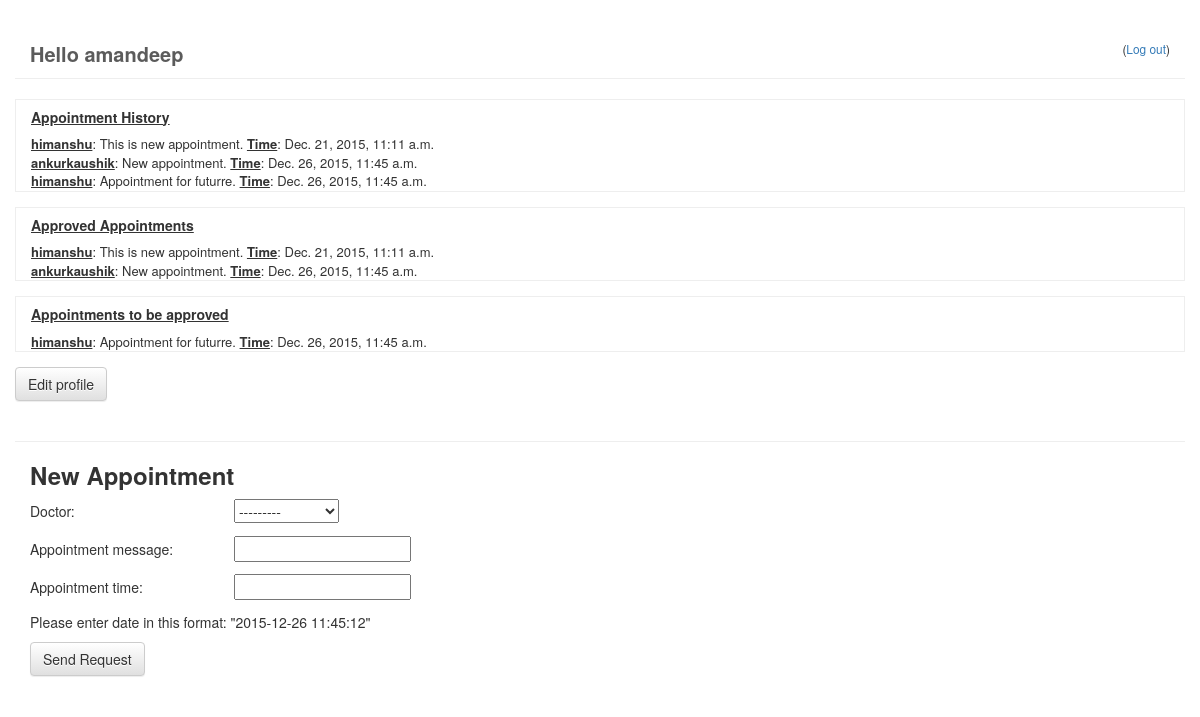
Page /patient/ (signed in) on the committed database.
### doctor/models.py (models this page shows, shortened)
class Appointment(models.Model):
    doctor = models.ForeignKey(Doctor, related_name='doctor_dropdown')
    patient = models.ForeignKey(Account)
    appointment_message = models.CharField(max_length=500)
    appointment_time = models.DateTimeField(
            blank=True, null=True)
    approved_status = models.CharField(max_length=8, default='pending', editable=True)
    request_date = models.DateTimeField(
            blank=True, null=True)

class Doctor(models.Model):
    name = models.OneToOneField(Account)
    specialities = models.ManyToManyField(Speciality)
    def __str__(self):
        return str(self.name)

class Account(models.Model):
    user = models.OneToOneField(User)
    first_name = models.CharField(max_length=50)
    last_name = models.CharField(max_length=50)
    address = models.CharField(max_length=200)
    email = models.EmailField()
    def __str__(self):
        return self.user.username

### doctor/views.py (the view)
# urls.py: url(r'^patient/$', 'doctor.views.patient', name='patient_page'),
@login_required
def patient(request):
    user = str(request.user)
    user_object = User.objects.get(username = user)
    account_object = Account.objects.get(user = user_object)
    appointment_history = Appointment.objects.filter(patient=account_object)
    approved_appointments = Appointment.objects.filter(patient=account_object, approved_status='approved')
    fo = str(timezone.now())[:19]
    pending_appointments = Appointment.objects.filter(patient=account_object, approved_status='pending', appointment_time__gte=fo)
    if request.method == "POST":
       form = AppointmentForm(request.POST)
       if form.is_valid():
           post = form.save(commit=False)
           post.patient = account_object
           post.request_date = timezone.now()
           post.save()
           return HttpResponseRedirect('/')
    else:
        form = AppointmentForm()
    return render(request, 'patient.html', {'form': form, 'appointment_history': appointment_history, 'approved_appointments': approved_appointments,  'pending_appointments': pending_appointments})

### doctor/forms.py
class AppointmentForm(forms.ModelForm):
    appointment_time = forms.DateTimeField(input_formats=['%Y-%m-%d %H:%M:%S'])
    class Meta:
        model = Appointment
        fields = ('doctor', 'appointment_message', 'appointment_time')

### doctor/templates/patient.html
{% extends 'base.html' %}
{% block content %}
<div id="patient-page" class="container-fluid">
  <div class="container appointment-history">
    <h5><b><u>Appointment History</u></b></h5>
    {% for appointment in appointment_history %}
      <div class="appointment">
        <b><u>{{ appointment.doctor }}</u></b>: {{ appointment.appointment_message }}. <b><u>Time</u></b>: {{ appointment.appointment_time }}
      </div>
    {% endfor %}
  </div>
  <div class="container approved-appointments">
    <h5><b><u>Approved Appointments</u></b></h5>
    {% for appointment in approved_appointments %}
      <div class="appointment">
        <b><u>{{ appointment.doctor }}</u></b>: {{ appointment.appointment_message }}. <b><u>Time</u></b>: {{ appointment.appointment_time }}
      </div>
    {% endfor %}
  </div>
  <div class="container approved-appointments">
    <h5><b><u>Appointments to be approved</u></b></h5>
    {% for appointment in pending_appointments %}
      <div class="appointment">
        <b><u>{{ appointment.doctor }}</u></b>: {{ appointment.appointment_message }}. <b><u>Time</u></b>: {{ appointment.appointment_time }}
      </div>
    {% endfor %}
  </div>
  <div class="container edit-profile">
    <a href="#" class="btn btn-default" role="button">Edit profile</a>
  </div>
  <div class="container new-appointment">
    <h3><b>New Appointment</b></h3>
    <form method="POST" class="appointment-form">{% csrf_token %}
        {{ form.as_p }}
        <p>Please enter date in this format: "2015-12-26 11:45:12"</p>
        <button type="submit" class="save btn btn-default">Send Request</button>
    </form>
  </div>
</div>
{% endblock %}

### doctor/templates/base.html (shortened to what this page needs)
{% load staticfiles %}
<html>
  <head>
    <link rel="stylesheet" type="text/css" href="https://maxcdn.bootstrapcdn.com/bootstrap/3.3.6/css/bootstrap.min.css">
    <link rel="stylesheet" type="text/css" href="https://maxcdn.bootstrapcdn.com/bootstrap/3.3.6/css/bootstrap-theme.min.css">
    <link rel="stylesheet" href="{% static 'css/doctor.css' %}">
  </head>
  <body>
    <div id="base-page" class="container-fluid">
      {% if user.is_authenticated %}
        <div class="container page-header">
          <div class="logged-in-user">
            <b>Hello {{ user.username }}</b>
          </div>
          <div class="log-out">
            <p class="top-menu"><small>(<a href="{% url 'django.contrib.auth.views.logout' %}">Log out</a>)</small></p>
          </div>
        </div>
      {% endif %}
      {% block content %}
      {% endblock %}
    </div>
  </body>
</html>

### doctor/static/css/doctor.css (style rules this page uses)
body { margin: 0; padding: 0; }
#base-page, #login-page, #index-page { padding: 0; }
#base-page .logged-in-user { width: 300px; float: left; font-size: 20px; color: #5B5B5B; }
#base-page .log-out { float: right; }
#patient-page .appointment-history, #patient-page .approved-appointments, #patient-page .approved-appointments, #doctor-page .requested-appointments, #doctor-page .approved-appointments, #doctor-page .feedbacks-received { border: 1px solid #eee; margin-bottom: 15px; font-size: 13px; }
#patient-page .new-appointment { margin-top: 40px; border-top: 1px solid #eee; }
#patient-page .appointment-form label { font-weight: 300; width: 200px; }
.edit-profile { padding: 0; }

### rows in the picture
Appointment: doctor "himanshu", appointment_message "This is new appointment", appointment_time "Dec. 21, 2015, 11:11 a.m."
Appointment: doctor "ankurkaushik", appointment_message "New appointment", appointment_time "Dec. 26, 2015, 11:45 a.m."
Appointment: doctor "himanshu", appointment_message "Appointment for futurre", appointment_time "Dec. 26, 2015, 11:45 a.m."

### other values in the picture
{{ user.username }} "amandeep"
